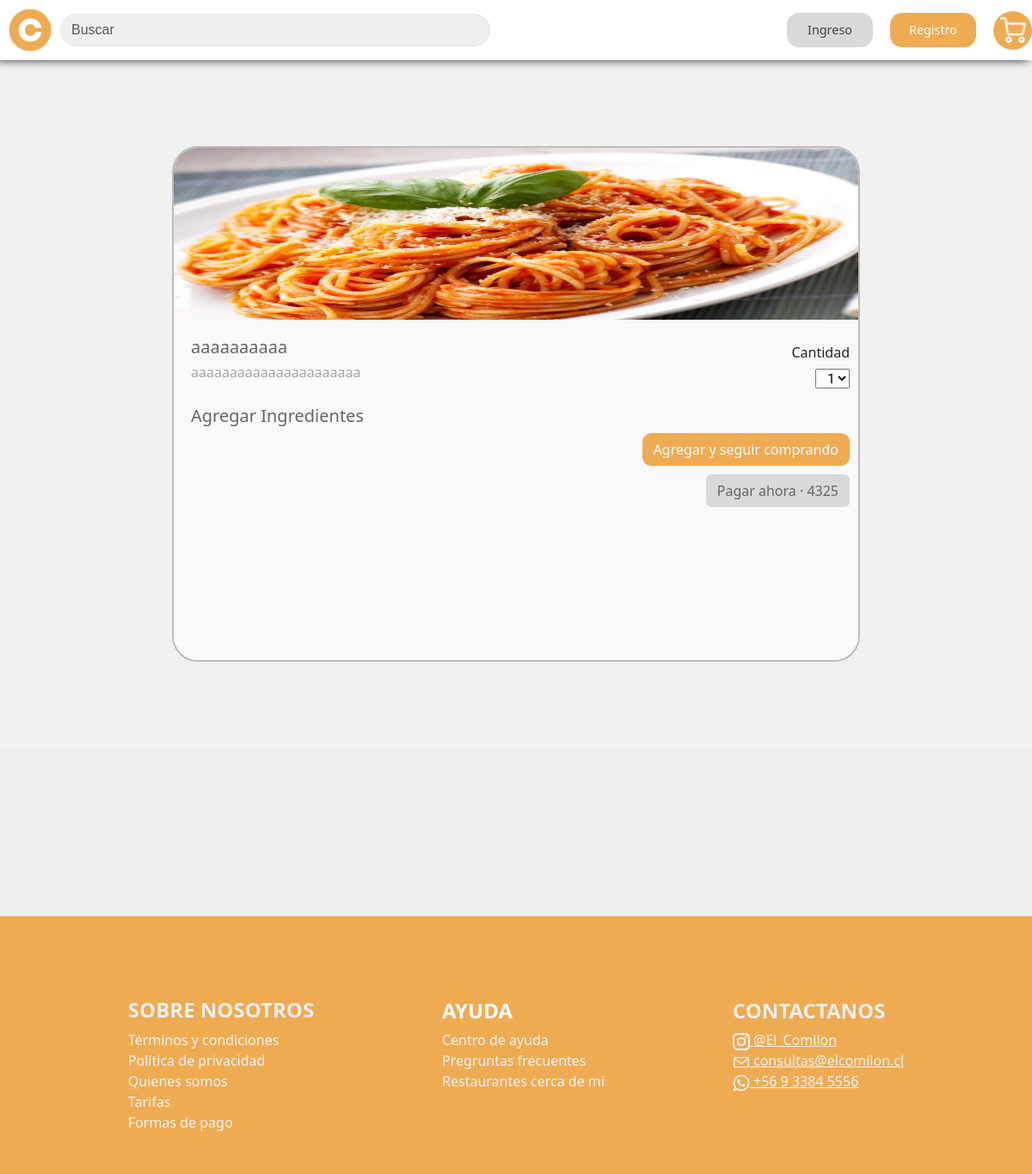
Before: /DetailProduct/4 with the older database file.
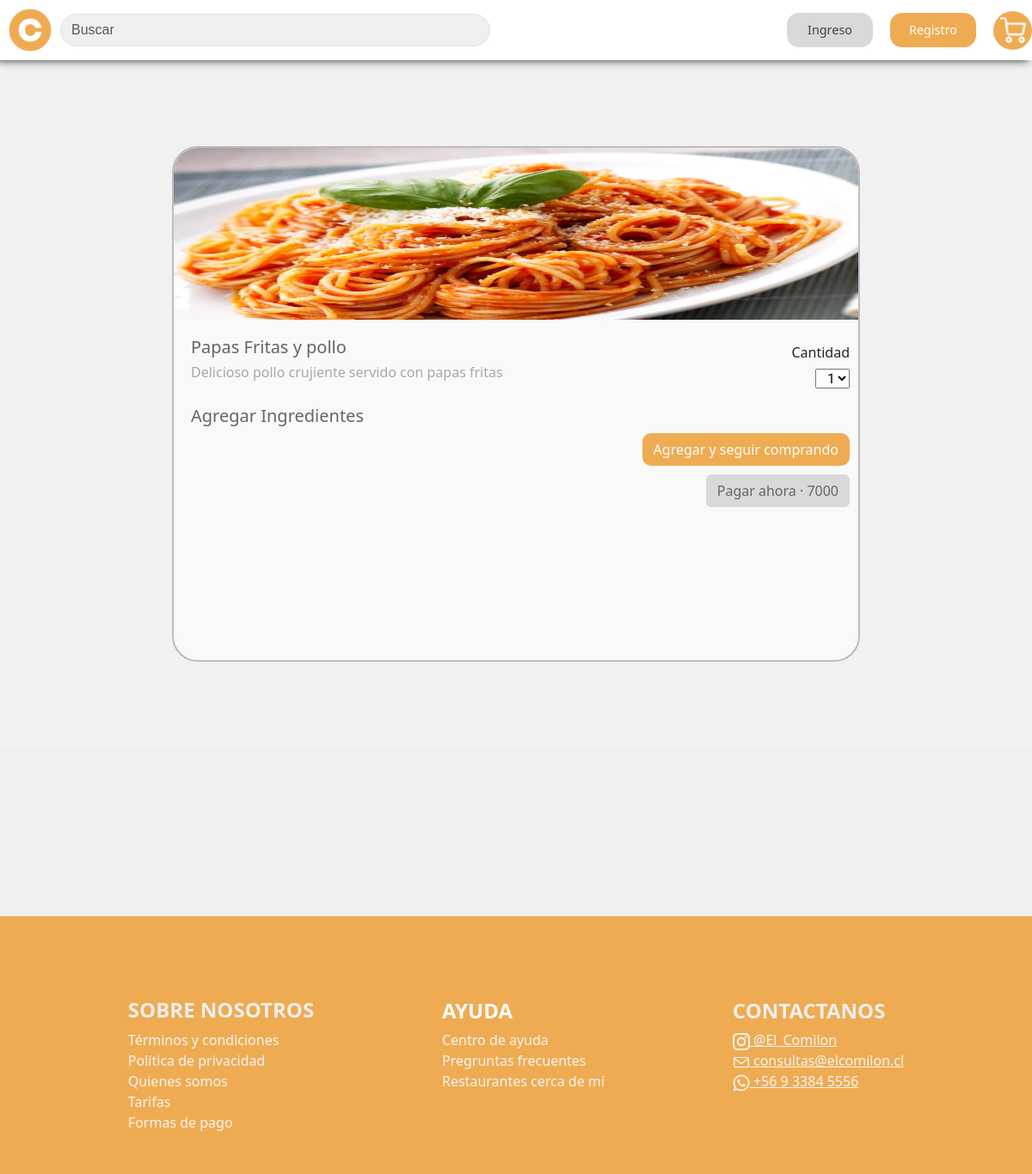
After: the same page with the newer database file.
### ElComilon/models.py (models this page shows)
class Producto(models.Model):
    id_producto = models.AutoField(primary_key = True)
    nombre = models.CharField(max_length = 80)
    precio = models.IntegerField()
    descripcion = models.CharField(max_length = 50)
    ingredientes = models.CharField(max_length = 80)
    imagen = models.CharField(max_length=300)

### ElComilon/views.py (the view)
# urls.py: path('DetailProduct/<str:pk>',views.detailProduct, name='DetailProduct'),
def detailProduct(request,pk):
    plato = Producto.objects.get(id_producto=pk)
    context = {
        "plato":plato
    }
    return render(request, 'pages/DetailProduct.html',context)

### templates/pages/DetailProduct.html (shortened to what this page needs)
<!DOCTYPE html>
<html lang="en">
<head>
    {% load static %}
    <link href="https://cdn.jsdelivr.net/npm/bootstrap@5.3.3/dist/css/bootstrap.min.css" rel="stylesheet">
</head>
<body>
    {% include 'bases/header.html' %}
<main>
    <div id="Con">
        <div class="Contenedor">
            <div class="PlatoPrincipal">
                <img src="{% static 'img/platos/Fideos.png' %}" alt="Primer Producto" width="100%" height="200px" >
              </div>
              <div class="NomProducto">
                <h5>{{plato.nombre}}</h5>
              </div>
              <div class="Descripcion">
                <h6>{{plato.descripcion}}</h6>
              </div>
              <div class="CantidadCom">
                <h6>Cantidad</h6>
              </div>
              <div class="Linea1">
                <select class="Cantidad" >
                  <option value="number">1</option>
                </select>
              </div>
              <div class="Ingredientes">
                <h5>Agregar Ingredientes</h5>
              </div>
              <div class="Pago">
                <div class="SeguirCompra" id="agregar">
                  <button type="ingresar" class="btn" >Agregar y seguir comprando</button>
                </div>
                <div class="Pagar">
                  <div>
                      <button type="Ingresar" class="btn" style="float: right;" ><a href="Detail.html">Pagar ahora &middot; {{plato.precio}} </a></button>
                  </div>
                </div>
              </div>
        </div>
    </div>
</main>
    {% include 'bases/footer.html' %}
<link rel="stylesheet" href="{% static 'css/Navbar.css' %}">
<link rel="stylesheet" href="{% static 'css/footer.css' %}">
<link rel="stylesheet" href="{% static 'css/DetailProduct.css' %}">
</body>
</html>

### templates/bases/header.html (shortened to what this page needs)
{% load static %}
<header>
    <div class="barra">
        <div class="item i1">
            <div class="icono">
                <a href="">
                    <img src="{% static 'img/iconos/letra-c.png' %}" alt="" width="50px">
                </a>
            </div>
        </div>
        <div class="item i2">
            <div class="buscador">
                <form class="d-flex" role="search">
                <input class="form-control me-2" type="search" placeholder="Buscar" >
                </form>
            </div>
        </div>
        <div class="item i3">
            <div class="boton ingreso">
                <a href="{% url 'Login' %}" >Ingreso</a>
            </div>
            <div class="boton registro">
                <a href="{% url 'Register' %}">Registro</a>
            </div>
            <div class="boton carrito">
                <button style="background-color: rgba(240, 248, 255, 0);border: 0;" type="button" data-bs-toggle="offcanvas" data-bs-target="#offcanvasRight" aria-controls="offcanvasRight"><img src="{% static 'img/iconos/img_carro.png' %}" alt="" width="30px"></button>
            </div>
        </div>
    </div>
</header>

### templates/bases/footer.html
{% load static %}
<br><br><br><br>
<footer>
    <div class="pie">
        <div class="itemf it1">
            <div class="sobre">
                <h1>
                    SOBRE NOSOTROS
                </h1>
                <a href="">Términos y condiciones</a>
                <a href="">Política de privacidad</a>
                <a href="">Quienes somos</a>
                <a href="">Tarifas</a>
                <a href="">Formas de pago</a>
            </div>
        </div>
        <div class="itemf it2">
            <div class="ayuda">
                <h1>
                    AYUDA
                </h1>
                <a href="">Centro de ayuda</a>
                <a href="">Pregruntas frecuentes</a>
                <a href="">Restaurantes cerca de mí</a>
            </div>
        </div>
        <div class="itemf it3">
            <div class="contacto">
                <H1>
                    CONTACTANOS
                </H1>
                <div class="ig">
                    <a href="">
                        <img src="{%static 'img/iconos/instagram (1) (2).png'%}" alt="" width="20px">
                    </a>
                    <a href="">
                        @El_Comilon
                    </a>
                </div>
                <div class="mail">
                    <a href="">
                        <img src="{%static 'img/iconos/correo (1).png'%}" alt="" width="20px">
                    </a>
                    <a href="">consultas@elcomilon.cl</a>
                </div>
                <div class="wsp">
                    <a href="">
                        <img src="{%static 'img/iconos/whatsapp (1).png'%}" alt="" width="20px">
                    </a>
                    <a href="">+56 9 3384 5556</a>
                </div>
            </div>
        </div>
    </div>
</footer>

### static/css/Navbar.css (style rules this page uses)
body { background-color: #EFEFEF; }
header { background-color: FFFFFF; height: 70px; }
.barra { display: flex; background-color: white; padding: 0%; width: 100%; height: 70px; align-items: center; box-shadow: -4px .1px 10px; justify-content: space-evenly; position:fixed; z-index: 2; }
.item { height: 70px; width: 100%; display: flex; align-items: center; }
.icono { display: flex; width: 70px; height: 70px; justify-content: center; align-items: center; }
.i1 { justify-content: flex-start; width: 70PX; }
.i2 { justify-content: flex-start; }
.i3 { justify-content: flex-end; }
.buscador { display: flex; width: 100%; height: 70px; justify-content: flex-start; align-items: center; }
.buscador .form-control { background-color: rgb(239, 239, 239); border-radius: 40px; font-family: 'Ponnala',sans-serif; width: 500px; }
.boton { display: flex; height: 40px; width: 100px; align-items: center; justify-content: center; text-decoration: none; margin-left: 20px; border-radius: 14px; }
.boton a { text-decoration: none; color: white; font-weight: 500; font-size: .9rem; }
.carrito { width: 45px; height: 45px; border-radius: 50%; background-color: #EFAB52; }
.ingreso,.ingreso2 { background-color: #D9D9D9; }
.ingreso a,.ingreso2 a { color: #434343; }
.registro,.registro2 { background-color: #EFAB52; }

### static/css/footer.css (style rules this page uses)
footer { margin-top: 100px; }
.pie { display: flex; width: 100%; height: 300px; background-color: #EFAB52; align-items: center; justify-content: space-evenly; margin-top: 100px; }
.pie .itemf { display: flex; }
.sobre { display: flex; flex-direction: column; margin-top: 47px; }
.sobre h1 { justify-content: left; font-size: 1.5rem; font-weight: bold; }
.ayuda { display: flex; flex-direction: column; }
.ayuda h1 { justify-content: left; font-size: 1.5rem; font-weight: bold; color: #FFFFFF; }
.contacto { display: flex; flex-direction: column; }
.contacto h1 { justify-content: left; font-size: 1.5rem; font-weight: bold; }
.contacto h1 { color: #EFEFEF; }
.ig a { color: #F5F5F5; }
.mail a { color: #F5F5F5; }
.wsp a { color: #F5F5F5; }
.ayuda a { color: #F5F5F5; text-decoration: none; }
.sobre h1 { color: #EFEFEF; }
.sobre a { color: #F5F5F5; text-decoration: none; }

### static/css/DetailProduct.css (style rules this page uses)
main { background-color: #f1f1f1; display: flex; justify-content: center; align-items: center; }
.Contenedor { display: flex; flex-direction: column; border-radius: 30px; background: #f9f9f9; border: 2px solid rgb(193,187,187); margin-top: 100px; margin-bottom: 100px; padding: 0; width: 800px; height: 600px; }
.PlatoPrincipal { width: 100%; height: 220px; vertical-align: top; }
.PlatoPrincipal img { border-top-left-radius: 28px; border-top-right-radius: 28px; object-fit: fill; }
.CantidadCom { text-align: end; margin-right: 10px; margin-top: -50px; }
.Linea1 { text-align: end; margin-right: 10px; }
.NomProducto h5 { margin-left: 20px; color: #656565; }
.Descripcion h6 { margin-left: 20px; color: #A8A8A8; }
.Linea1 .Cantidad { font-family: 'ROBOTO',sans-serif; text-align: end; align-items: right; color: black; margin-left: 10px; }
.SeguirCompra { margin-right: 10px; margin-bottom: 10px; text-align: end; }
.SeguirCompra .btn { background-color: #EFAB52; border-radius: 10px; color: #FFFFFF; }
.Pagar { margin-right: 10px; width: 100%; height: 50px; }
.Pagar .btn { background-color: #D9D9D9; display: flex; text-align: end; align-items: right; justify-content: flex-end; }
.Pagar a { text-decoration: none; color:#656565; }
.Pagar ::placeholder { color: black; font-family: 'ROBOTO',sans-serif; }
.Ingredientes { margin-top: 20px; margin-left: 20px; color: #656565; }
.Pago { display: flex; flex-direction: column; align-items: end; }

Changed rows visible on the page:
changed Producto: nombre "aaaaaaaaaa" → "Papas Fritas y pollo"; descripcion "aaaaaaaaaaaaaaaaaaaaaa" → "Delicioso pollo crujiente servido con papas fritas"; precio "4325" → "7000"
